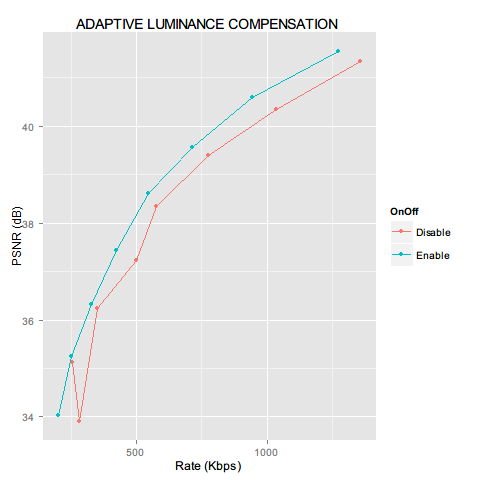

Write R code to recreate this figure.
##########################################################
#This script is used for analizing effect of ALC algorithm
##########################################################


## Step 1: read raw data from work directory

# Uncomment next line if xlsx package haven't been installed
#install.packages("xlsx")

# Load dependent library so that .xlsx file can be read
library(rJava)
library(xlsxjars)
library(xlsx)
RawData <- read.xlsx(file="./RawData.xlsx", sheetIndex=1)


## Step 2: Subset by observations

# With VSP enable and DMVP enable
# Part of quantization parameters (QP) are chosen
SubData <- RawData[RawData$VSP_Enable=="Enable" & 
                           RawData$DepthBaseMVP=="Enable", ]
ALC_SubData <- SubData[
        SubData$Texture_QPISlice==SubData$Depth_QPISlice, ]


## Step 3: Subset by variables

ALC_sData <- data.frame(OnOff=ALC_SubData$AdaptiveLuminanceCompensation, 
                       Rate=ALC_SubData$SUM_Rate, 
                       PSNR=ALC_SubData$AVE_PSNR)
# Order by OnOff variable for precise observation
ALC_Data <- ALC_sData[order(ALC_sData$OnOff),]


## Step 4: Use ggplot package to plot graph
# If ggplot2 package haven't been installed, please uncomment next line
#install.packages("ggplot2")
# Load ggplot2 library, which implements the grammar of graphics
library(ggplot2)
ALC_OnOff <- aggregate(PSNR ~ Rate + OnOff, data = ALC_Data, FUN = sum)
with(ALC_OnOff, qplot(Rate, PSNR, col = OnOff, 
                       geom = c("point", "line"),
                       xlab = "Rate (Kbps)",
                       ylab = "PSNR (dB)",
                       main = "ADAPTIVE LUMINANCE COMPENSATION"))


## Step 5: Copy graph from device into hard disk in work directory
dev.copy(png, file="ALC_analysis.png")
dev.off()


## Step 6: Analize the average value of PSNR depending on difference QP_texture
ALC_Difference_PSNR <- mean(ALC_Data[ALC_Data$OnOff=="Enable",]$PSNR) - 
        mean(ALC_Data[ALC_Data$OnOff=="Disable",]$PSNR)

## Step 7: Compare the difference when DMVP is enable or disable
ALC_Difference_Rate <- vector()
for (i in 1:(length(ALC_Data$OnOff)/2)) {
        ALC_Difference_Rate <- cbind(ALC_Difference_Rate, (ALC_Data[ALC_Data$OnOff=="Disable",]$Rate[i] - 
                                                           ALC_Data[ALC_Data$OnOff=="Enable",]$Rate[i]) / 
                                         ALC_Data[ALC_Data$OnOff=="Disable",]$Rate[i])
}
AVE_ALC_Difference_Rate <- mean(ALC_Difference_Rate)

# For optional format for analysis
# Txt format of raw data as well as organized data is supplied
write.table(RawData, file="./RawData.txt")
write.table(ALC_Data, file="./ALC_Data.txt")
